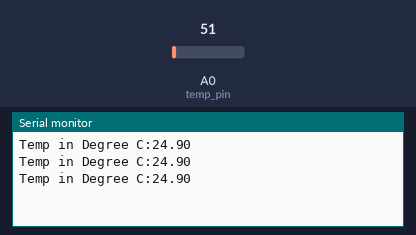
A sketch run on a simulated Arduino Uno, built with avr-gcc and run on an emulated ATmega328P. On the bench: the last lines printed to the serial monitor. Inputs (shaded band) come from the test bench; at power-on: A0 (temp_pin) = 51.

Above: at 1.3 s.
1.4 s: A0 (temp_pin) set to 61
At 1.9 s:
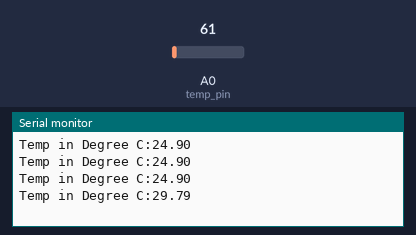
2.9 s: A0 (temp_pin) set to 71
At 3.4 s:
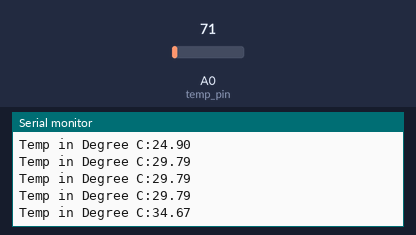
Timing chart, 0 to 5.9 s (numbered marks = the images above; inputs shaded):
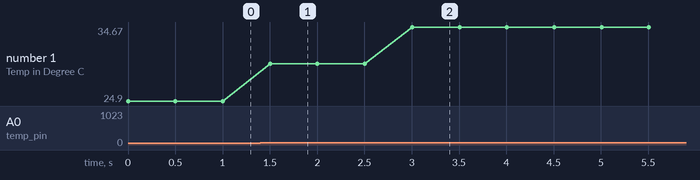

Measured:
- after the input at 1.4 s, the serial monitor: prints a new line after 0.10 s (image 1)
- after the input at 2.9 s, the serial monitor: prints a new line after 0.10 s (image 2)
- plotted number 1: 24.9 → 29.79 after the input at 1.4 s, 29.79 → 34.67 after the input at 2.9 s

The sketch:

lm35_read.ino
```cpp
int temp_pin=A0;
void setup(){
	Serial.begin(9600);
}
void loop(){
	int sensor_data = analogRead(temp_pin);
	float temp_mv = (sensor_data/1024.0)*5000;
	float temp_C = temp_mv/10;
	Serial.print("Temp in Degree C:");
	Serial.println(temp_C);
	delay(500);
}
```
